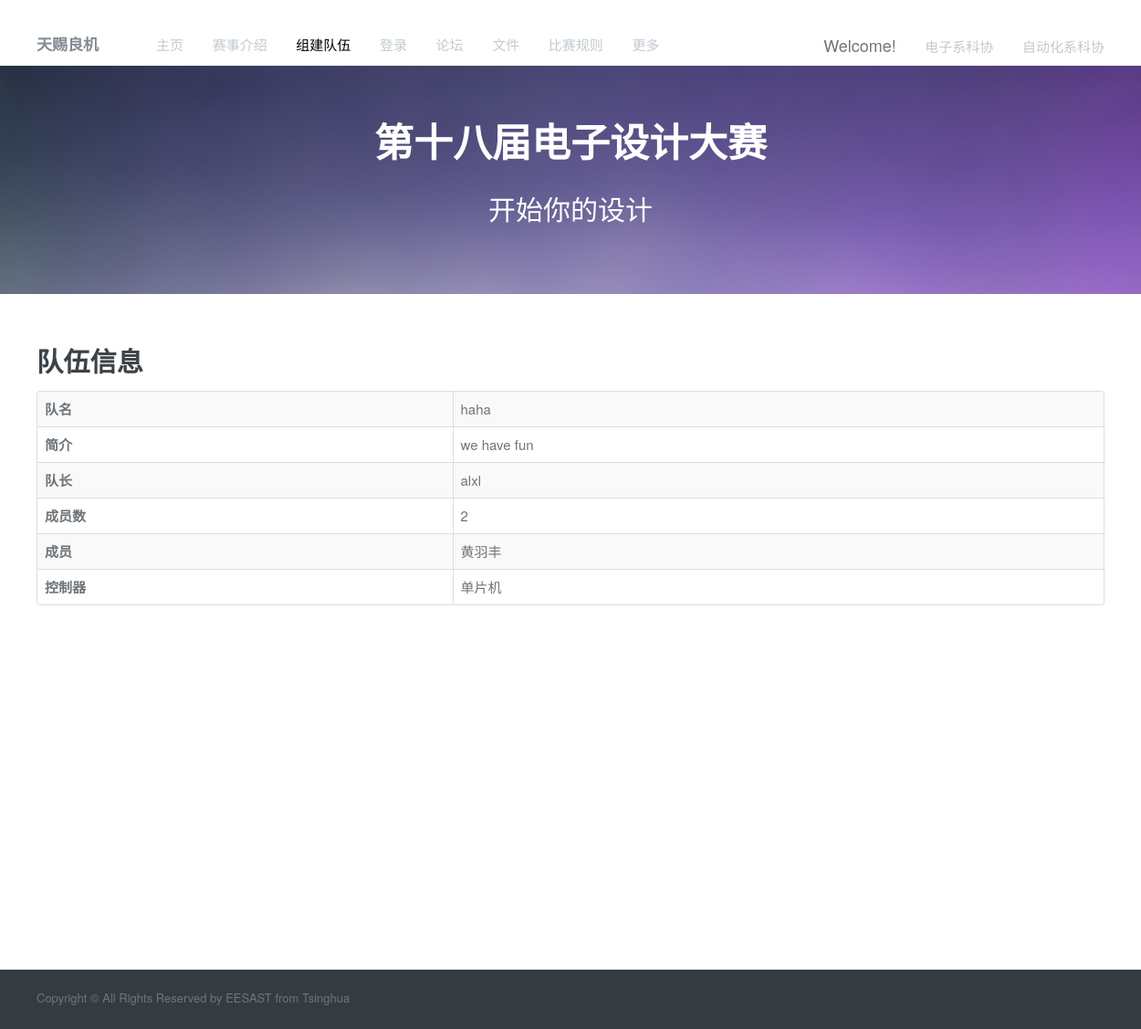
/team/info/2, run on the app's committed database.
### teams/models.py (models this page shows, shortened)
class Team(models.Model):
    DSP = 'D'
    MCU = 'M'
    FPGA = 'F'
    GROUP_CHOICES = (
        (DSP, 'DSP'),
        (MCU, '单片机'),
        (FPGA, 'FPGA'),
    )
    group = models.CharField(
        max_length=1,
        choices=GROUP_CHOICES,
        default='M',
    )
    pre_time = models.IntegerField(choices = pre_time_choice, default=-1)
    first_time = models.IntegerField(choices = first_time_choice, default=-1)
    fuhuo_time = models.IntegerField(choices = fuhuo_time_choice, default=-1, blank=True, null=True)
    name = models.CharField(max_length=20)
    intro = models.CharField(max_length=50)
    leader = models.OneToOneField(User, on_delete=models.CASCADE, related_name='leads')
    members = models.ManyToManyField(User, related_name='in_team')
    is_full = models.BooleanField(default=False)

### teams/views.py (the view)
# urls.py: url(r'^info/(?P<team_id>[0-9]+)$', views.info, name='info'),
def info(request, team_id):
    team = get_object_or_404(Team, pk=team_id)
    usr = request.user
    in_team = if_in_team(usr)
    return render(request, 'teams/team_info.html',
                  {'team': team,
                   'in_team': in_team,
                  })

### teams/views.py (called while the page is built)
def if_in_team(user):
    in_team = False
    if user.is_authenticated:
        if user.in_team.all() or user.profile.is_leader:
            in_team = True
    return in_team

### teams/templates/teams/team_info.html (shortened to what this page needs)
﻿{% load static %}
<!DOCTYPE html>
<html lang="zh-CN">
  <head>
<link rel='stylesheet' id='bootstrap-css-css'  href="{% static 'teams/css/bootstrap.css' %}" type='text/css' media='all' />
<link href="{% static 'teams/css/team_index.css' %}"  rel="stylesheet">
<link rel='stylesheet' id='responsive-css-css'  href="{% static 'teams/css/responsive.css' %}" type='text/css' media='all' />
</head>
<body>
                <div class="header-wrapper">
                        <header>
                                <div class="container">
                                        <div class="logo-container">
                                                <a href="{% url 'index:index' %}"  id="eesast" style="font-size:17px; font-weight:bold;">
                                                      天赐良机
                                                </a>
                                        </div>
                                        <nav class="main-nav">
                                                <div class="menu-top-menu-container">
                                                        <ul id="menu-top-menu" class="clearfix">
                                                               <li><a href="{% url 'index:index' %}">主页</a></li>
                                                                <li><a href="{% url 'index:introduction' %}">赛事介绍</a></li>
                                                                <li class="current-menu-item"><a href="{% url 'teams:index' %}">组建队伍</a></li>
																{% if not request.user.is_authenticated %}
																<li><a href="{% url 'login:login' %}">登录</a></li>
																{% endif %}
                                                                <li><a href="{% url 'community:community_index' %}">论坛</a></li>
                                                                <li><a href="{% url 'index:notice' %}">文件</a></li>
																<li><a href="{% url 'index:rule' %}">比赛规则</a></li>
                                                                <li><a href="#">更多</a>
                                                                </li>
                                                        </ul>
														<ul id="menu-top-right" class="clearfix">
														        <li style="font-size:18px;bold">Welcome!<a href="{% url 'login:login' %}"> {{request.user.username}}</a></li>
														        <li><a href="http://www.eesast.com" target="_blank">电子系科协</a></li>
																<li style="font-family:'HelveticaNeue', 'Helvetica Neue', Helvetica, Arial, sans-serif; font-size: 15px; color: #c1cad1;">自动化系科协</li>
														</ul>
                                                </div>
                                        </nav>
                                </div>
                        </header>
                </div>
                <div class="search-area-wrapper">
                        <div class="search-area container">
                                <h2 class="search-header">第十八届电子设计大赛</h2>
                                <p class="search-tag-line">开始你的设计</p>
                        </div>
                </div>
				<div class="page-container">
                        <div class="container" id="page">
                                <div class="row">
                                        <div class="span12 main-listing">
										       <h2 class="post-title">队伍信息</h2>
											   <table class="table table-striped table-bordered">
											        <tbody>
												    <tr>
													  <td style="font-weight:bold;">队名</td>
													  <td>{{team.name}}</td>
													</tr>
													<tr>
													  <td style="font-weight:bold;">简介</td>
													  <td>{{team.intro}}</td>
													</tr>
													<tr>
													  <td style="font-weight:bold;">队长</td>
													  <td>{{team.leader.username}}</td>
													</tr>
													<tr>
													  <td style="font-weight:bold;">成员数</td>
													  <td>{{team.members.count|add:1}}</td>
													</tr>
													{% for member in team.members.all %}
													<tr>
													  <td style="font-weight:bold;">成员</td>
													  <td>{{member.username}}</td>
													</tr>
													{% endfor %}
													<tr>
													  <td style="font-weight:bold;">控制器</td>
                                                      <td>{{team.get_group_display}}</td>
													</tr>
													</tbody>
											   </table>
									</div>
								</div>
							</div>
						</div>
                        <div id="footer-bottom-wrapper">
                                <div id="footer-bottom" class="container">
                                        <div class="row">
                                                <div class="span6">
                                                        <p class="copyright">
                                                                Copyright © All Rights Reserved by EESAST from Tsinghua
                                                        </p>
                                                </div>
                                        </div>
                                </div>
                        </div>
        </body>
</html>

### teams/static/teams/css/team_index.css (style rules this page uses)
tbody > tr > td { font-size:15px; }
body { background-color: #fff; }
.header-wrapper { background-color: white; width: 100%; height: 50px; }
.header-wrapper .container { position: relative; min-height: 50px; height: auto !important; height: 50px; }
.logo-container { padding: 15px 0; }
#eesast { color: #818a90; font-size: 20px; position: relative; top: 0px; }
.main-nav div > #menu-top-right { position:absolute; right:0px; top:0; }
.main-nav div > #menu-top-menu { position:absolute; top: 0px; left:10%; }
.main-nav div > ul { width: auto; margin: 0; }
.main-nav div > ul > li { position: relative; float: left; list-style: none; padding: 16px 14px 18px; }
.main-nav div > ul > li a { font-family: "HelveticaNeue", "Helvetica Neue", Helvetica, Arial, sans-serif; font-size: 15px; color: #c1cad1; }
.main-nav div > ul > li:last-child { padding-right: 0; }
.main-nav div > ul li.current-menu-item a { color: black; }
.search-area-wrapper { background: #353b65 url("../images/blue-bg.jpg") center top no-repeat; background-size: 100%; min-height: 250px; height: auto !important; height: 250px; }
.search-area-wrapper .search-area { padding: 50px 0; }
h2.search-header { font-family: "HelveticaNeue", "Helvetica Neue", Helvetica, Arial, sans-serif; font-weight: bold; font-size: 43px; color: #fff; text-align: center; margin-bottom:40px; }
p.search-tag-line { font-family: "Droid Serif", serif; font-size: 30px; line-height: 28px; color: #fff; text-align: center; margin-bottom:5px; }
.page-container { width: 100%; }
.page-container > .container { padding: 40px 35px; background-color: #fff; }
.main-listing { margin-bottom: 20px; }
html,body { height:100%; margin:0; padding:0; }
.page-container { min-height:100%; height:auto!important; height:100%; margin:0; }
#page { padding-bottom:60px; }
#footer-bottom-wrapper { background-color: #353c41; width: 100%; position:relative; margin-top:-60px; height:65px; }
#footer-bottom-wrapper > #footer-bottom { min-height: 25px; height: auto !important; height: 25px; padding: 15px 35px 10px; }
#footer-bottom .copyright { margin: 5px 0 10px; }
@media (min-width: 980px) { .main-nav div > ul > li { float: none; display: inline-block; } }

### teams/static/teams/css/responsive.css (style rules this page uses)
.clearfix { *zoom: 1; }
.clearfix:before, .clearfix:after { display: table; content: ""; line-height: 0; }
.clearfix:after { clear: both; }
@media (min-width: 1200px) { .row { margin-left: -30px; *zoom: 1; } }
@media (min-width: 1200px) { .row:before, .row:after { display: table; content: ""; line-height: 0; } }
@media (min-width: 1200px) { .row:after { clear: both; } }
@media (min-width: 1200px) { [class*="span"] { float: left; min-height: 1px; margin-left: 30px; } }
@media (min-width: 1200px) { .container, .navbar-static-top .container, .navbar-fixed-top .container, .navbar-fixed-bottom .container { width: 1170px; } }
@media (min-width: 1200px) { .span12 { width: 1170px; } }
@media (min-width: 1200px) { .span6 { width: 570px; } }

### teams/templates/teams/team_info.html (style rules this page uses)
a:link { text-decoration: none; }

### data on the page
Team: name "haha", intro "we have fun", leader.username "alxl", members.count|add "2", group "单片机"

### other printed values
{{ member.username }} "黄羽丰"
